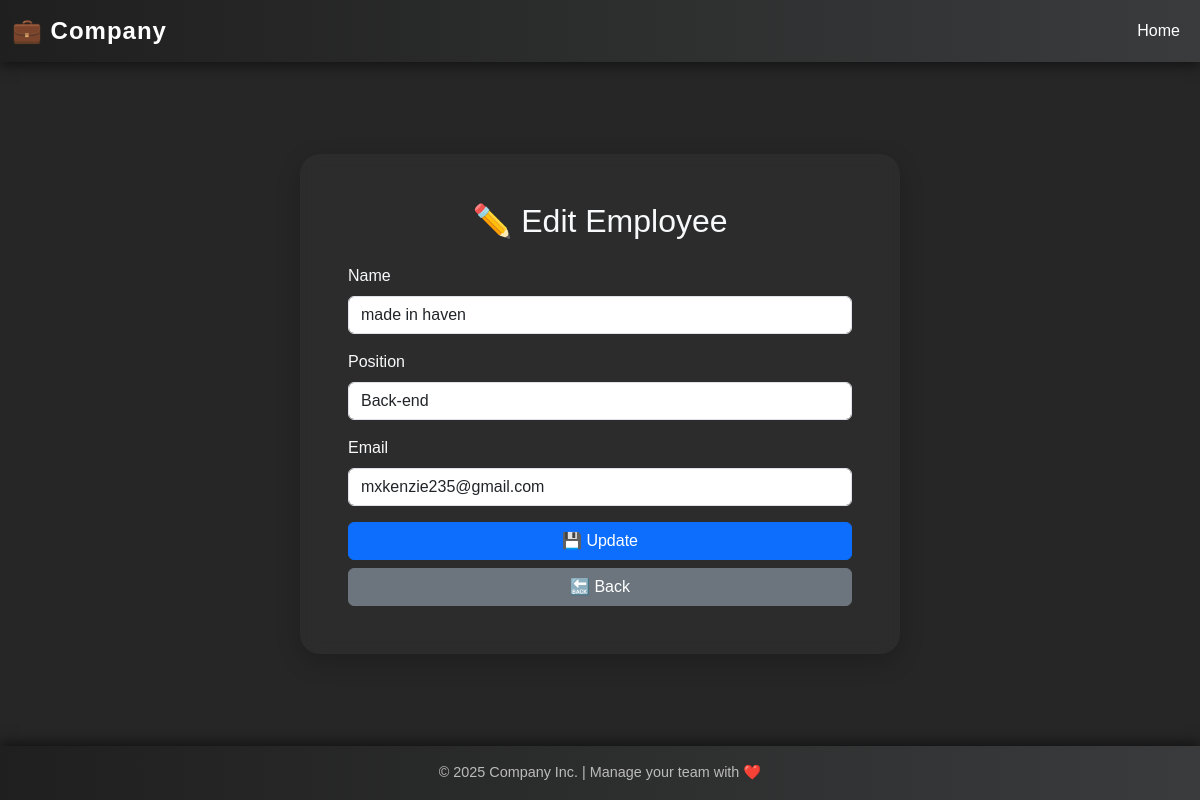
The app's page /edit/12/ with its own data.
### employees/models.py (models this page shows, shortened)
class Employee(models.Model):
    name = models.CharField(max_length=100)
    position = models.CharField(max_length=100)
    department = models.CharField(max_length=100)
    email = models.EmailField()
    phone = models.CharField(max_length=15)

### employees/views.py (the view)
# urls.py: path('edit/<int:employee_id>/', views.edit_employee, name='edit_employee'),
def edit_employee(request, employee_id):
    employee = get_object_or_404(Employee, id=employee_id)
    if request.method == 'POST':
        employee.name = request.POST.get('name', employee.name)
        employee.position = request.POST.get('position', employee.position)
        employee.email = request.POST.get('email', employee.email)
        employee.save()
        return redirect('employee_list')
    context = {'employee': employee}
    return render(request, 'employees/edit_employee.html', context)

### employees/templates/employees/edit_employee.html (shortened to what this page needs)
<!DOCTYPE html>
<html lang="en">
<head>
    <link href="https://cdn.jsdelivr.net/npm/bootstrap@5.3.2/dist/css/bootstrap.min.css" rel="stylesheet">
</head>
<body>
<nav class="navbar navbar-expand-lg navbar-dark">
    <div class="container-fluid">
        <a class="navbar-brand" href="{% url 'employee_list' %}">💼 Company</a>
        <div class="collapse navbar-collapse" id="navbarNav">
            <ul class="navbar-nav ms-auto">
                <li class="nav-item">
                    <a class="nav-link active" aria-current="page" href="{% url 'employee_list' %}">Home</a>
                </li>
            </ul>
        </div>
    </div>
</nav>
<div class="container d-flex justify-content-center align-items-center flex-grow-1 py-5">
    <div class="card p-5" style="width: 100%; max-width: 600px;">
        <h2 class="text-center mb-4 text-light">✏️ Edit Employee</h2>
        <form method="post">
            <div class="mb-3">
                <label class="form-label text-light">Name</label>
                <input type="text" name="name" class="form-control" value="{{ employee.name }}" required>
            </div>
            <div class="mb-3">
                <label class="form-label text-light">Position</label>
                <input type="text" name="position" class="form-control" value="{{ employee.position }}" required>
            </div>
            <div class="mb-3">
                <label class="form-label text-light">Email</label>
                <input type="email" name="email" class="form-control" value="{{ employee.email }}" required>
            </div>
            <div class="d-grid gap-2">
                <button type="submit" class="btn btn-primary">💾 Update</button>
                <a href="{% url 'employee_list' %}" class="btn btn-secondary">🔙 Back</a>
            </div>
        </form>
    </div>
</div>
<footer class="footer">
    © 2025 Company Inc. | Manage your team with ❤️
</footer>
</body>
</html>

### employees/templates/employees/edit_employee.html (style rules this page uses)
body { background: #262627; min-height: 100vh; font-family: 'Poppins', sans-serif; display: flex; flex-direction: column; }
.navbar { background: linear-gradient(90deg, #1f1f1f, #3a3b3c); box-shadow: 0 4px 12px rgba(0, 0, 0, 0.5); }
.navbar-brand { font-weight: bold; font-size: 1.5rem; letter-spacing: 1px; }
.card { border: none; border-radius: 20px; box-shadow: 0 8px 24px rgba(0,0,0,0.2); background: rgba(255, 255, 255, 0.03); backdrop-filter: blur(10px); }
.footer { margin-top: auto; background: linear-gradient(90deg, #1f1f1f, #3a3b3c); color: #bbb; text-align: center; padding: 1rem; font-size: 0.9rem; box-shadow: 0 -4px 12px rgba(0, 0, 0, 0.5); }

### records on screen
Employee: name "made in haven", position "Back-end", email "mxkenzie235@gmail.com"
